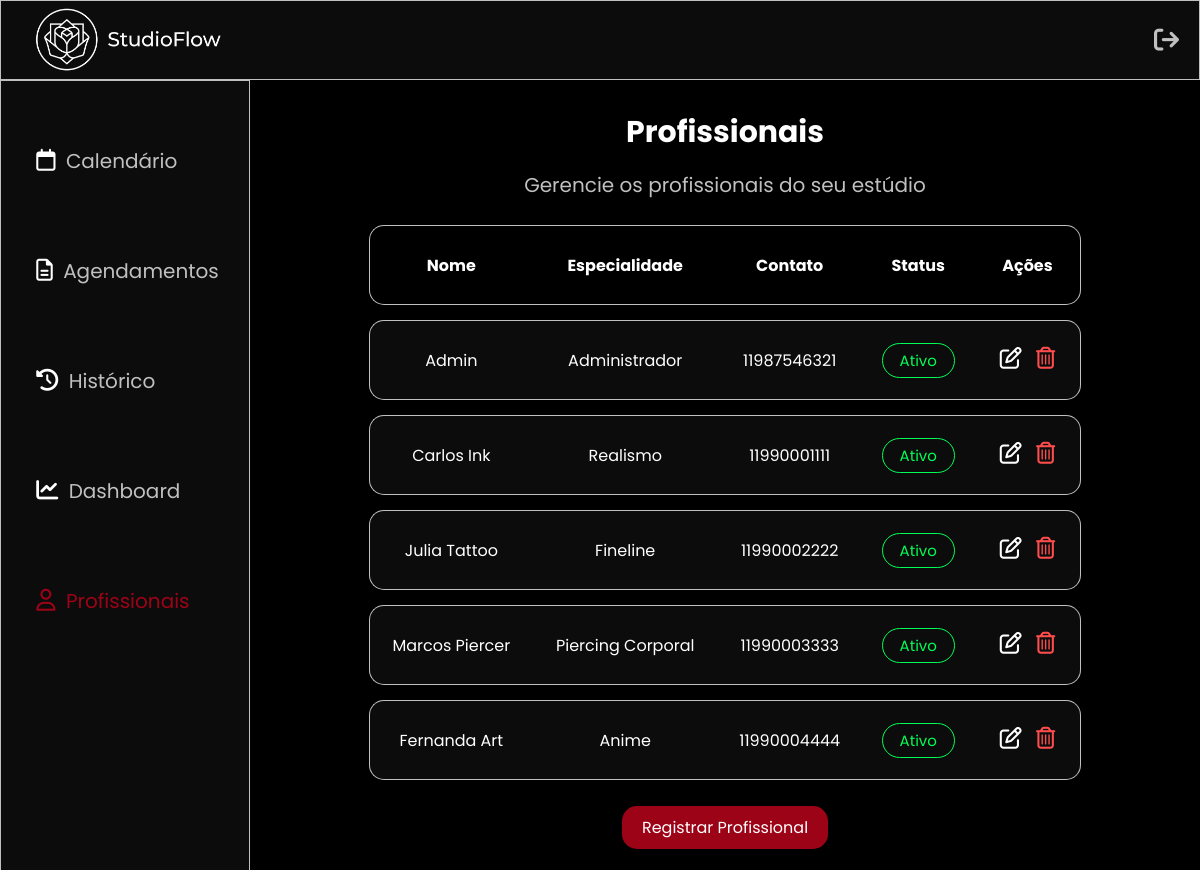
Page /frontend/admin/profissionais.php on the committed database.
### tables this page shows
CREATE TABLE profissional (
    id_profissional INT AUTO_INCREMENT PRIMARY KEY,
    nome VARCHAR(100) NOT NULL,
    contato_prof VARCHAR(11) NOT NULL,
    email VARCHAR(100) NOT NULL UNIQUE,
    senha VARCHAR(255) NOT NULL,
    especialidade VARCHAR(255) NOT NULL,
    status_profissional ENUM('ativo', 'inativo') DEFAULT 'ativo'
);

### frontend/admin/profissionais.php (the view, shortened to what this page needs)
<?php require_once '../../backend/conexao.php';
$sql = "SELECT
       profissional.id_profissional,
       profissional.nome,
       profissional.contato_prof,
       profissional.especialidade,
       profissional.status_profissional
       FROM profissional";
$stmt = $pdo->prepare($sql);
$stmt->execute();
?>
<!DOCTYPE html>
<html lang="en">
<head>
    <link rel="stylesheet" href="../../assets/css/admin.css">
    <link rel="stylesheet" href="https://cdnjs.cloudflare.com/ajax/libs/font-awesome/6.5.0/css/all.min.css">
</head>
<body>
    <header>
        <nav class="topbar">
            <a href="../index.php"><img src="../../assets/img/logo/logo-white.png" alt="StudioFlow" class="logo"></a>
            <a href="../login.php" class="logout"><i class="fa-solid fa-arrow-right-from-bracket"></i></a>
        </nav>
    </header>
    <aside>
        <nav class="sidebar">
            <div class="nav-links">
                <a href="calendario.php"><i class="fa-regular fa-calendar icon"></i> Calendário</a>
                <a href="agendamentos.php"><i class="fa-regular fa-file-lines icon"></i> Agendamentos</a>
                <a href="historico.php"><i class="fa-solid fa-clock-rotate-left icon"></i> Histórico</a>
                <a href="dashboard.php"><i class="fa-solid fa-chart-line icon"></i> Dashboard</a>
                <a href="profissionais.php" style="color: var(--red);"><i class="fa-regular fa-user icon" style="color: var(--red);"></i> Profissionais</a>
            </div>
        </nav>
    </aside>
    <main>
        <h2>Profissionais</h2>
        <p>Gerencie os profissionais do seu estúdio</p>
        <table>
            <thead>
                <tr>
                    <th>Nome</th>
                    <th>Especialidade</th>
                    <th>Contato</th>
                    <th>Status</th>
                    <th>Ações</th>
                </tr>
            </thead>
            <tbody>
          <?php while($row = $stmt->fetch()) { ?>
            <tr>
              <td><?php echo htmlspecialchars($row['nome']); ?></td>
              <td><?php echo ucwords(str_replace('_', ' ', htmlspecialchars($row['especialidade']))); ?></td>
              <td><?php echo htmlspecialchars($row['contato_prof']); ?></td>
              <td>
              <select name="status" class="status <?php echo $row['status_profissional']; ?>" data-id="<?php echo $row['id_profissional']; ?>">
              <option value="ativo" <?php if($row['status_profissional'] == 'ativo') echo 'selected'; ?> class="ativo">Ativo</option>
            </select>
            </td>
            <td>
            <a href="editar-profissional.php?id=<?php echo $row['id_profissional']; ?>"><i class="fa-regular fa-pen-to-square icon"></i></a>
            <a href="../../backend/atualizar-status.php?excluir_profissional=<?php echo $row['id_profissional']; ?>" onclick="return confirm('Deseja realmente excluir este profissional?')">
            <i class="fa-regular fa-trash-can icon" style="color: var(--cancel);"></i></a>
            </td>
            </tr>
            <?php } ?>
          </tbody>
        </table>
        <a href="../cadastro.php" class="btn">Registrar Profissional</a>
</main>
</body>
</html>

### assets/css/admin.css (style rules this page uses)
body { background-color: var(--bg) ; color: var(--white); }
.topbar { background-color: var(--dark); width: 100%; height: 80px; top: 0; position: fixed; padding: 0 20px ; display: flex; justify-content: space-between; align-items: center; border: 1px solid var(--light); z-index: 9999; }
.topbar a { display: flex; align-items: center; text-decoration: none; }
.logo { height: 80px; width: auto; }
.logout { color: var(--light); font-size: 25px; }
.sidebar { background-color: var(--dark); border: 1px solid var(--light); width: 250px; height: 100vh; position: fixed; top: 80px; left: 0; padding-top: 50px; justify-items: center; }
.nav-links a { display: block; color: var(--light); text-decoration: none; padding: 15px 20px; font-size: 20px; margin-bottom: 50px; }
main { margin-top: 80px; margin-left: 250px; padding: 30px; justify-items: center; text-align: center; }
h2 { color: var(--white); font-size: 30px; margin-bottom: 15px; }
p { color: var(--light); font-size: 20px; margin-bottom: 10px; }
.icon { font-size: 22px; color: var(--white); margin: 0 5px; }
table { width: 80%; border-collapse: separate; border-spacing: 0 15px; margin-bottom: 20px; }
thead th { padding: 15px; height: 80px; color: var(--white); border-top: 1px solid var(--light); border-bottom: 1px solid var(--light); }
thead th:first-child { border-left: 1px solid var(--light); border-radius: 15px 0 0 15px; }
thead th:last-child { border-right: 1px solid var(--light); border-radius: 0 15px 15px 0; }
tbody tr { height: 80px; background-color: var(--dark); }
td { height: 80px; padding: 15px; border-top: 1px solid var(--light); border-bottom: 1px solid var(--light); }
td:first-child { border-left: 1px solid var(--light); border-radius: 15px 0 0 15px; }
td:last-child { border-right: 1px solid var(--light); border-radius: 0 15px 15px 0; }
.status option { background-color: var(--gray) !important; }
.status { background-color: transparent; border: 1px solid var(--light); border-radius: 20px; padding: 8px 10px; font-size: 15px; color: var(--light); cursor: pointer; text-align: center; -webkit-appearance: none; }
.status.confirmado { color: var(--green); border-color: var(--green) !important; }
.btn { background-color: var(--red); color: var(--white); border-radius: 15px; border: black; padding: 10px 20px; cursor: pointer; text-decoration: none; }

### assets/css/global.css (style rules this page uses)
* { margin: 0; padding: 0; box-sizing: border-box; font-family: 'Poppins', sans-serif; }
:root { --bg: #000; --dark: #0c0c0c; --red: #9d0317; --gray: #2a2a2a; --light: #c0c0c0; --white: #fff; --cancel: #ff4d4d; --blue: #006eff; --green: #00ff55; --yellow: #ffff00; }

### rows in the picture
profissional: nome "Admin", especialidade "Administrador", contato_prof "11987546321", status "Ativo"
profissional: nome "Carlos Ink", especialidade "Realismo", contato_prof "11990001111", status "Ativo"
profissional: nome "Julia Tattoo", especialidade "Fineline", contato_prof "11990002222", status "Ativo"
profissional: nome "Marcos Piercer", especialidade "Piercing Corporal", contato_prof "11990003333", status "Ativo"
profissional: nome "Fernanda Art", especialidade "Anime", contato_prof "11990004444", status "Ativo"
